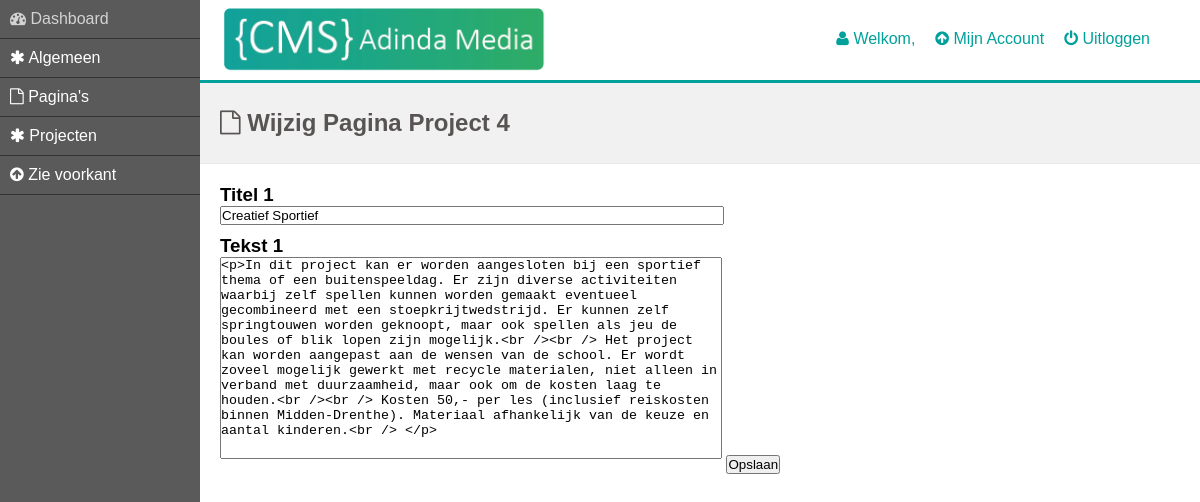
Page /kreakracht.nl/public_html/cms/EditProject04.php (signed in) on the committed database.
### tables this page shows
CREATE TABLE IF NOT EXISTS `schoolbso` (
  `paginaID` int(11) NOT NULL,
  `kop1` varchar(100) DEFAULT NULL,
  `text1` longtext,
  `kop2` varchar(100) DEFAULT NULL,
  `text2` longtext,
  `kop3` varchar(100) DEFAULT NULL,
  `text3` longtext,
  `kop4` varchar(100) DEFAULT NULL,
  `text4` longtext,
  `kop5` varchar(100) DEFAULT NULL,
  `text5` longtext,
  `kop6` varchar(100) DEFAULT NULL,
  `text6` longtext
);

### kreakracht.nl/public_html/cms/EditProject04.php (the view, shortened to what this page needs)
<?php
include ('db_include.php');
				?>
<?php
if ($conn === FALSE)
{
	echo "<p>Unable to connect to the database server.</p>" . "<p>Error code " . mysqli_errno() . ": " . mysqli_error() . "</p>";
} else
{
	$TableName = "schoolbso";
	$SQLstring = "SELECT * FROM $TableName";
	$sql = mysqli_query($conn, $SQLstring);
	$Message = mysqli_fetch_array($sql);
	if ($Message === FALSE)
	{
		echo "Unable to execute the query." . "Error code " . mysqli_errno($conn) . ": " . mysqli_error($conn) . "";
	} else if (mysqli_num_rows($sql) == 0)
	{
		$value9 = "Geen gegevens";
		$value10 = "Geen gegevens";
	} else
	{
		$value9 = $Message['kop5'];
		$value10 = $Message['text5'];
	}
}
			?>
<!DOCTYPE html>
<html>
	<head>
		<link rel="stylesheet" href="css/dashboard.css">
		<link rel="stylesheet" href="font-awesome-4.6.3/css/font-awesome.min.css">
	</head>
	<body>
		<?php include ('includeMenu.php'); ?>
		<div id="container">
			<?php include ('includeHead.php'); ?>
			<div id="content">
				<h2><i class="fa fa-file-o" aria-hidden="true"></i> Wijzig Pagina Project 4</h2>
					<form  method="post" action="#" class="formPage">
						<h3>Titel 1</h3>
						<input type="text" name="kop5" class="editBox" value="<?php echo $value9 ?>" /><br>
						<h3>Tekst 1</h3>
						<textarea name="text5" class="editArea"><?php echo $value10; ?></textarea>
					<input type="submit" name="update" class="updateBtn" value="Opslaan" />
				</form>
			</div>
		</div>
	</body>
</html>

### kreakracht.nl/public_html/cms/css/dashboard.css (style rules this page uses)
* { margin: 0; padding: 0; }
body, html { height: 100%; font-family: arial; }
#container { float: left; width: 100%; min-height: 100%; }
#content { float: left; width: 100%; height: auto; }
.formPage { margin-left: 220px; }
h2 { background-color: #F1F1F1; color: #585453; height: 80px; padding-left: 220px; line-height: 80px; margin-bottom: 20px; border-bottom: 1px solid #E8E8E8; }
.editBox { width: 500px; margin-bottom: 10px; }
.editArea { width: 500px; height: 200px; resize: none; margin-bottom: 10px; }

### rows in the picture
schoolbso: kop5 "Creatief Sportief", text5 "<p>In dit project kan er worden aangesloten bij een sportief thema of een buitenspeeldag. Er zijn diverse activiteiten waarbij zelf spellen kunnen worden gemaakt eventueel gecombineerd met een stoepkrijtwedstrijd. Er kunnen zelf springtouwen worden geknoopt, maar ook spellen als jeu de boules of blik lopen zijn mogelijk.<br /><br /> Het project kan worden aangepast aan de wensen van de school. Er wordt zoveel mogelijk gewerkt met recycle materialen, niet alleen in verband met duurzaamheid, maar ook om de kosten laag te houden.<br /><br /> Kosten 50,- per les (inclusief reiskosten binnen Midden-Drenthe). Materiaal afhankelijk van de keuze en aantal kinderen.<br /> </p>"
